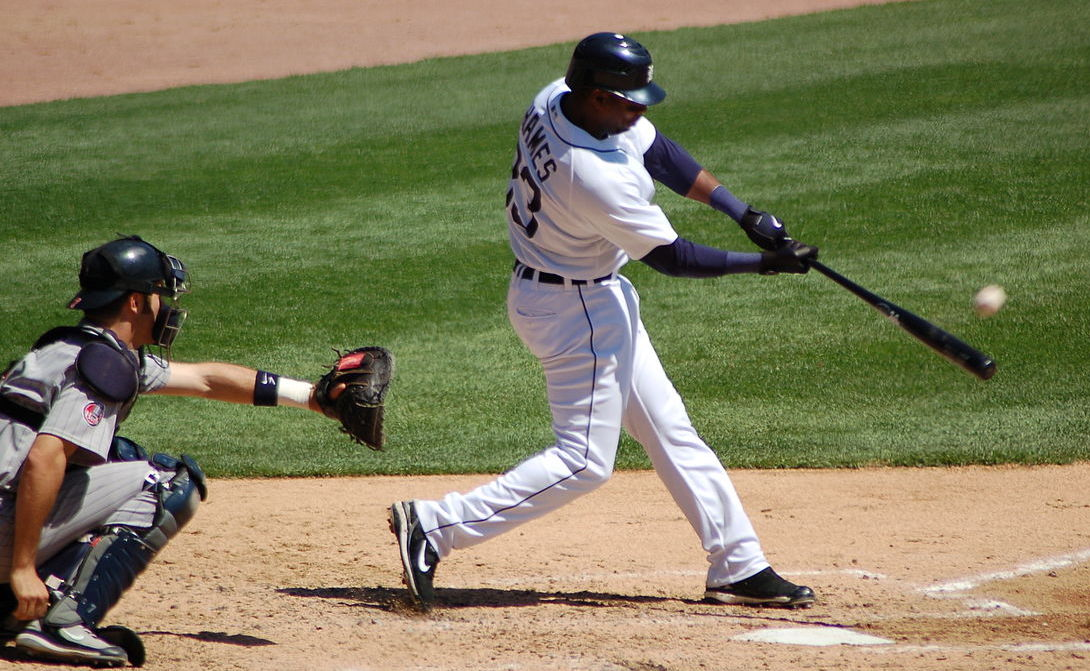
#> input picture baseball.jpg, 1090 x 671 px
$ jupyter execute 'Image Translation.ipynb'
#> lines starting #> are read from the running program, lines starting #| are printed output that depends on the picture
# Ex. No: 04
## Image Translation Using OpenCV

Name : KAYUM AASIF S   Reg. No : 212225230136    Slot No :26OD2199

# **Image Translation**

Write a Python program using OpenCV to perform image translation on the **"Given image"**.

The program should:

1. Import `cv2`, `numpy`, and `matplotlib.pyplot`.
2. Read the image **"given** in color mode.
3. Create a **translation matrix** that moves the image
   **50 pixels to the right** and **80 pixels down**.
4. Apply the translation
5. Display the following using a **1 × 2 layout** in Matplotlib:
   - **Original Image**
   - **Translated Image**

[cell 1]
import cv2
import numpy as np
import matplotlib.pyplot as plt

[cell 2]
image = cv2.imread('baseball.jpg')
#> image is the input picture: shape (671, 1090, 3); mean B, G, R 92.2, 124.4, 126.7

[cell 3]
plt.imshow(cv2.cvtColor(image, cv2.COLOR_BGR2RGB))
plt.title("Original Image")
plt.axis('off')

[cell 4]
tx, ty = 100, 50
M_translation = np.float32([[1, 0, tx], [0, 1, ty]])
translated_image = cv2.warpAffine(image, M_translation, (image.shape[1], image.shape[0]))
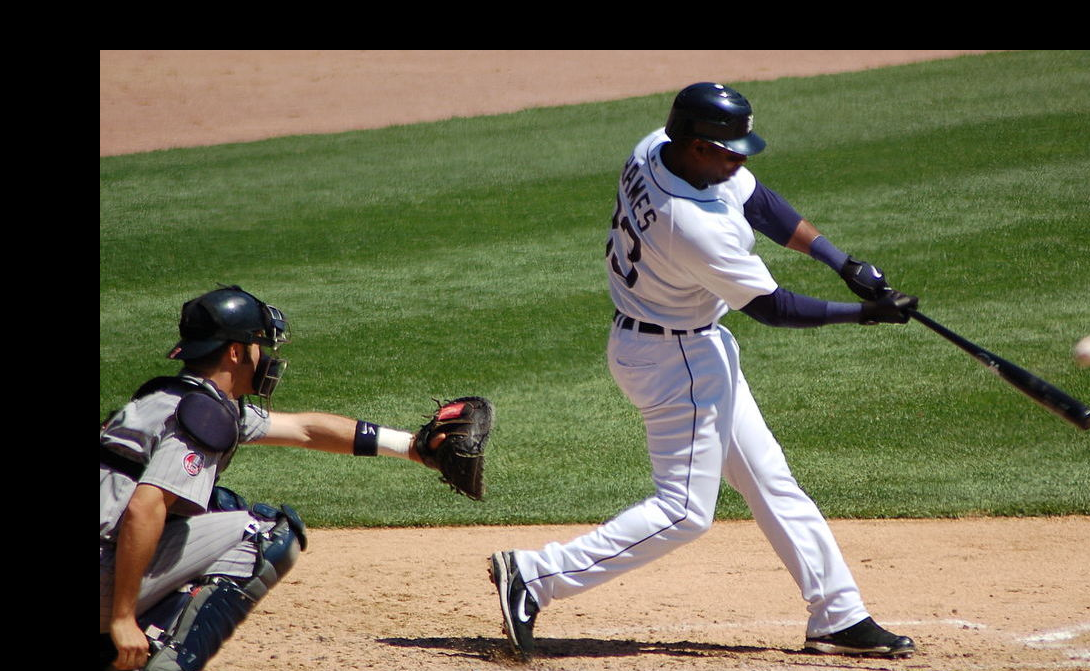
#> translated_image: shape (671, 1090, 3); mean B, G, R 76.6, 102.9, 103.3

[cell 5]
plt.imshow(cv2.cvtColor(translated_image, cv2.COLOR_BGR2RGB))
plt.title("Translated Image")
plt.axis('off')

# **Image Scaling**

Write a Python program using OpenCV to perform image scaling on the **given image**.

The program should:

1. Scale the image to:
   - **0.5 times** its original size (downscaling)
   - **2 times** its original size (upscaling)
2. Use `cv2.resize` with appropriate scaling factors.
5. Display the following using a **1 × 3 layout** in Matplotlib:
   - **Original Image**
   - **Downscaled Image (0.5×)**
   - **Upscaled Image (2×)**

[cell 6]
fx, fy = 5.0, 2.0
scaled_image = cv2.resize(image, None, fx=fx, fy=fy, interpolation=cv2.INTER_LINEAR)
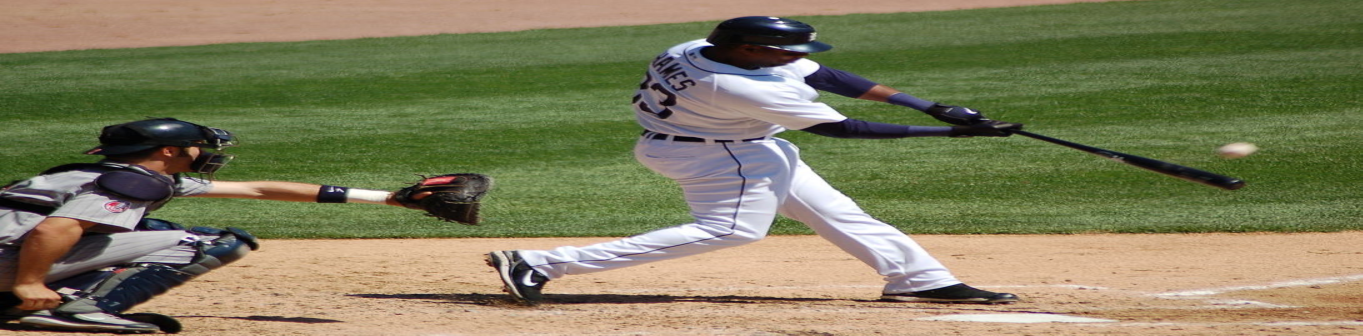
#> scaled_image: shape (1342, 5450, 3) (shown at 1/4 size); mean B, G, R 92.1, 124.3, 126.6

[cell 7]
plt.imshow(cv2.cvtColor(scaled_image, cv2.COLOR_BGR2RGB))
plt.title("Scaled Image")  # Set title
plt.axis('off')

# **Image Shearing**

Write a Python program using OpenCV to perform image shearing on the **given image**.

The program should:

1. Create a **shearing transformation matrix** to apply:
   - **Horizontal shearing**
   - **Vertical shearing**
2. Apply the shearing transformations.
3. Display the following using a **1 × 3 layout** in Matplotlib:
   - **Original Image**
   - **Horizontally Sheared Image**
   - **Vertically Sheared Image**

[cell 8]
shear_matrix = np.float32([[1, 0.5, 0], [0.5, 1, 0]])

[cell 9]
sheared_image = cv2.warpAffine(image, shear_matrix, (image.shape[1], image.shape[0]))
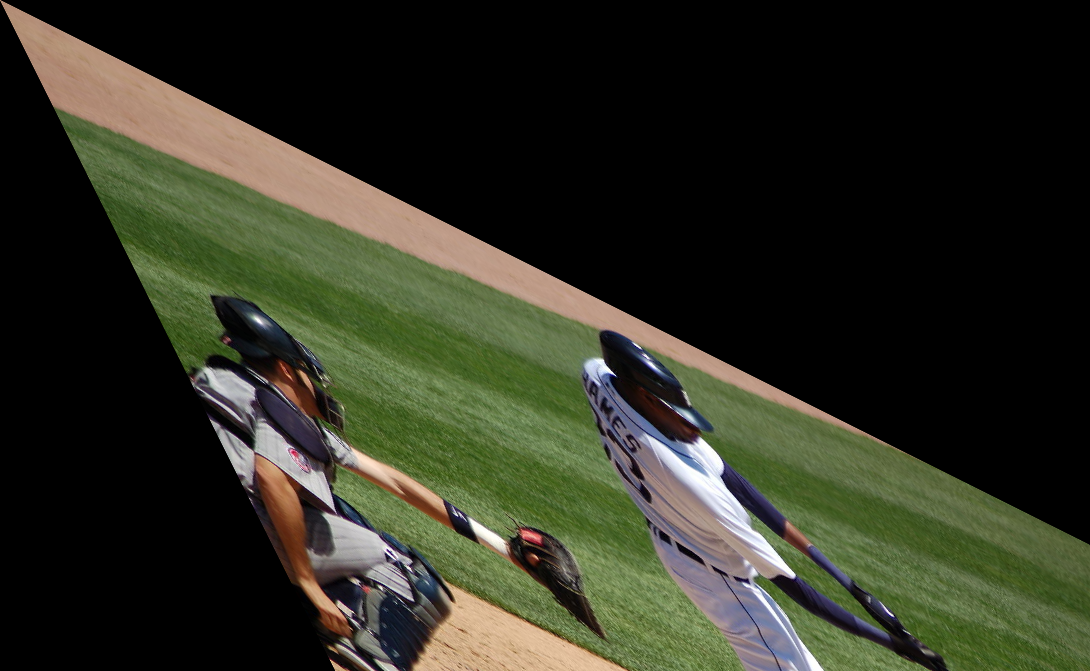
#> sheared_image: shape (671, 1090, 3); mean B, G, R 34.6, 48.6, 46.6

[cell 10]
plt.imshow(cv2.cvtColor(sheared_image, cv2.COLOR_BGR2RGB))
plt.title("Sheared Image")
plt.axis('off')

# **Image Reflection**

Write a Python program using OpenCV to perform image reflection on the **given image**.

The program should:

1. Generate the following reflected versions of the image:
   - **Horizontal Reflection** (flip left ↔ right)
   - **Vertical Reflection** (flip top ↔ bottom)
   - **Both-axis Reflection**
2. Use `cv2.flip` with appropriate flip codes.
3. Display the following using a **2 × 2 layout** in Matplotlib:
   - **Original Image**
   - **Horizontally Reflected Image**
   - **Vertically Reflected Image**
   - **Both-axis Reflected Image**

[cell 11]
reflected_image = cv2.flip(image, 2)
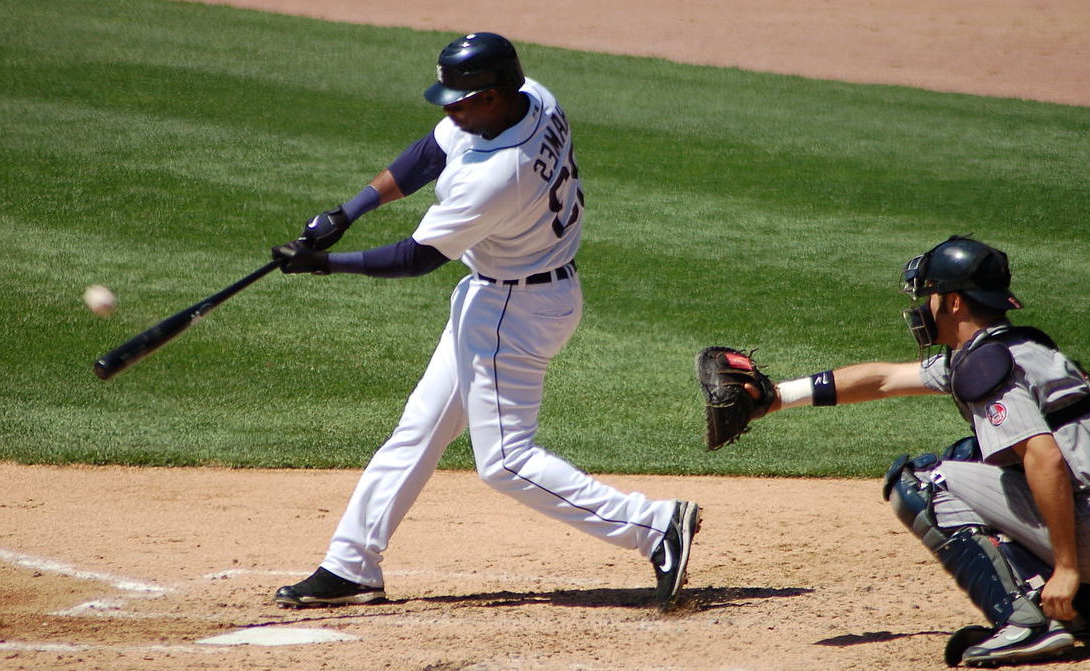
#> reflected_image: shape (671, 1090, 3); mean B, G, R 92.2, 124.4, 126.7

[cell 12]
plt.imshow(cv2.cvtColor(reflected_image, cv2.COLOR_BGR2RGB))
plt.title("Reflected Image")
plt.axis('off')

# **Image Rotation**

Write a Python program using OpenCV to perform **image rotation** on the **given image**.

The program should:

1. Rotate the image by:
   - **45 degrees**
   - **90 degrees**
2. Use `cv2.getRotationMatrix2D` and `cv2.warpAffine`.
3. Display the following using a **1 × 3 layout** in Matplotlib:
   - **Original Image**
   - **45° Rotated Image**
   - **90° Rotated Image**

[cell 13]
(height, width) = image.shape[:2]
#> height = 671; width = 1090

[cell 14]
angle = 45
center = (width // 2, height // 2)
#> center = (545, 335)

[cell 15]
M_rotation = cv2.getRotationMatrix2D(center, angle, 1)

[cell 16]
rotated_image = cv2.warpAffine(image, M_rotation, (width, height))
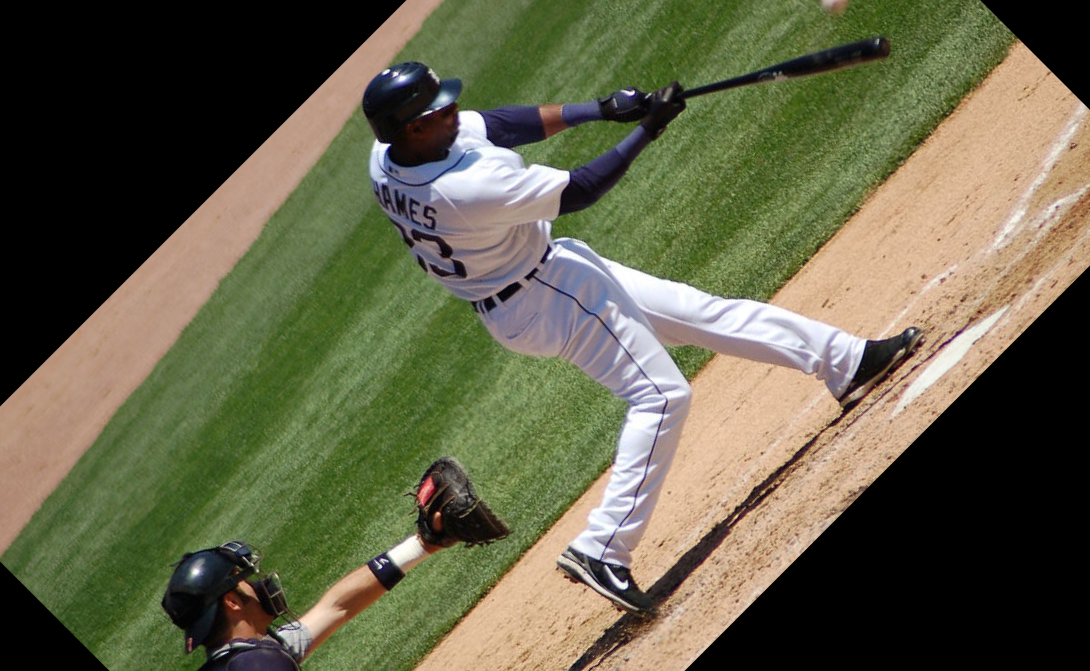
#> rotated_image: shape (671, 1090, 3); mean B, G, R 73, 97.5, 99

[cell 17]
plt.imshow(cv2.cvtColor(rotated_image, cv2.COLOR_BGR2RGB))
plt.title("Rotated Image")
plt.axis('off')
